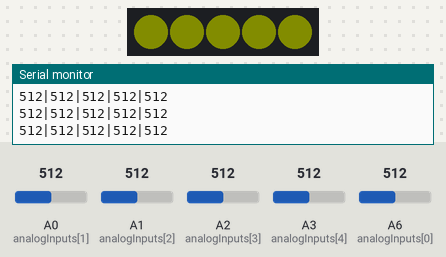
The program below on a simulated SparkFun Pro Micro, built with avr-gcc and run on an emulated ATmega32U4. Parts: 5 RGB LEDs in strip order, left to right, the last lines printed to the serial monitor. Inputs (shaded band) come from the test bench; at power-on: A1 (analogInputs[2]) = 512, A0 (analogInputs[1]) = 512, A2 (analogInputs[3]) = 512, A3 (analogInputs[4]) = 512, A6 (analogInputs[0]) = 512. Dim RGB values are drawn brighter than linear.

Above: at 1.2 s.
1.3 s: A1 (analogInputs[2]) set to 30
At 1.6 s:
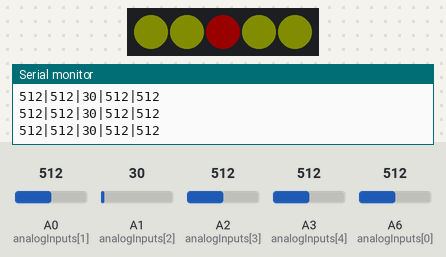
4.3 s: A0 (analogInputs[1]) set to 716
At 5.5 s:
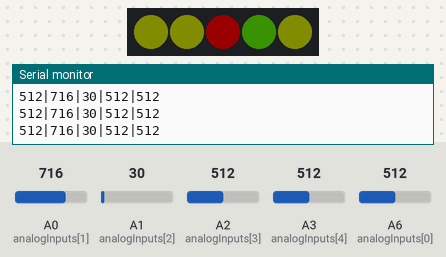
5.8 s: A1 (analogInputs[2]) set to 716
At 6.8 s:
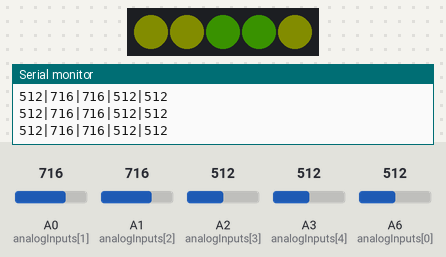
7.3 s: A2 (analogInputs[3]) set to 716
At 8.0 s:
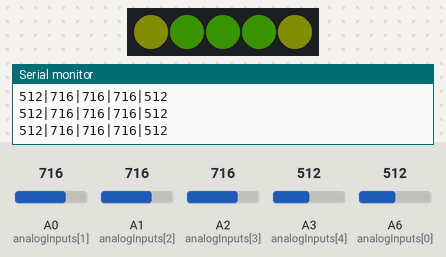
8.8 s: A3 (analogInputs[4]) set to 716
At 9.5 s:
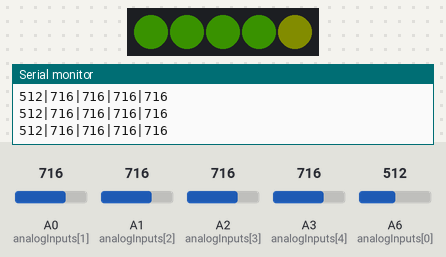
10.3 s: A6 (analogInputs[0]) set to 716
At 10.7 s:
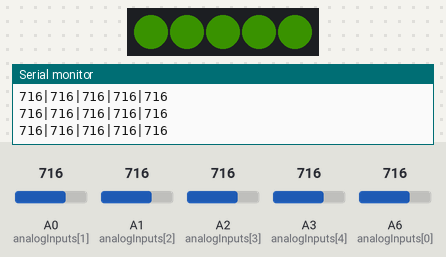
Timing chart, 0 to 12.8 s (numbered marks = the images above; inputs shaded):
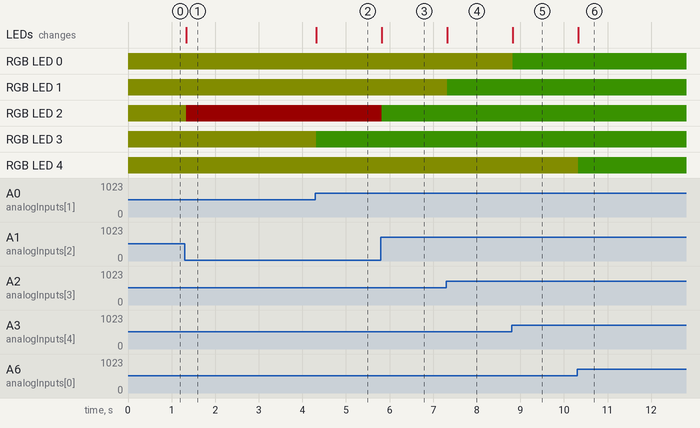

The program:

main.cpp
```cpp
#include <Arduino.h>
#include <Adafruit_NeoPixel.h>
#ifdef __AVR__
#include <avr/power.h>  // Required for 16 MHz Adafruit Trinket
#endif

const int NUM_SLIDERS = 5;
const int analogInputs[NUM_SLIDERS] = {A6, A0, A1, A2, A3};
const int BRIGHTNESS = 25; // out of 100%

int analogSliderValues[NUM_SLIDERS];
Adafruit_NeoPixel NeoPixel(NUM_SLIDERS, A7, NEO_GRB + NEO_KHZ800);

void updateSliderValues() {
  for (int i = 0; i < NUM_SLIDERS; i++) {
     analogSliderValues[i] = analogRead(analogInputs[i]);
  }
}

void sendSliderValues() {
  String builtString = String("");

  for (int i = 0; i < NUM_SLIDERS; i++) {
    builtString += String((int)analogSliderValues[i]);

    if (i < NUM_SLIDERS - 1) {
      builtString += String("|");
    }
  }

  Serial.println(builtString);
}

void updateMuteLEDColors() {
  NeoPixel.clear();
  for (int i = 0; i < NUM_SLIDERS; i++) {
    int sliderValue = analogSliderValues[i];
    int sliderNumber = 4-i; // inverse since LEDs are "backwards"
    if (sliderValue <= 10) {
      // Change LED to red
      NeoPixel.setPixelColor(sliderNumber, NeoPixel.Color(255, 0, 0));
    }
    else{
      NeoPixel.setPixelColor(sliderNumber, NeoPixel.Color((1023-sliderValue)/4, sliderValue/4, 0));
    }


    //Serial.println("changing pixel#" + String(i) + " to " + String(sliderValue));
    NeoPixel.show();
  }
}

void setup() {
  for (int i = 0; i < NUM_SLIDERS; i++) {
    pinMode(analogInputs[i], INPUT);
  }
  NeoPixel.begin();
  NeoPixel.setBrightness(BRIGHTNESS);

  Serial.begin(9600);
}

void loop() {
  updateSliderValues();
  sendSliderValues(); // Actually send data (all the time)
  updateMuteLEDColors();
  // printSliderValues(); // For debug
  delay(10);
}
```

Measured:
- after the input at 1.3 s, RGB LED 2: RGB(12, 13, 0) → RGB(25, 0, 0) at once; the LEDs: change at once (image 1)
- after the input at 4.3 s, RGB LED 3: RGB(12, 13, 0) → RGB(7, 18, 0) at once; the LEDs: change at once (image 2)
- after the input at 5.8 s, RGB LED 2: RGB(25, 0, 0) → RGB(7, 18, 0) at once; the LEDs: change at once (image 3)
- after the input at 7.3 s, RGB LED 1: RGB(12, 13, 0) → RGB(7, 18, 0) at once; the LEDs: change at once (image 4)
- after the input at 8.8 s, RGB LED 0: RGB(12, 13, 0) → RGB(7, 18, 0) at once; the LEDs: change at once (image 5)
- after the input at 10.3 s, RGB LED 4: RGB(12, 13, 0) → RGB(7, 18, 0) at once; the LEDs: change at once (image 6)
